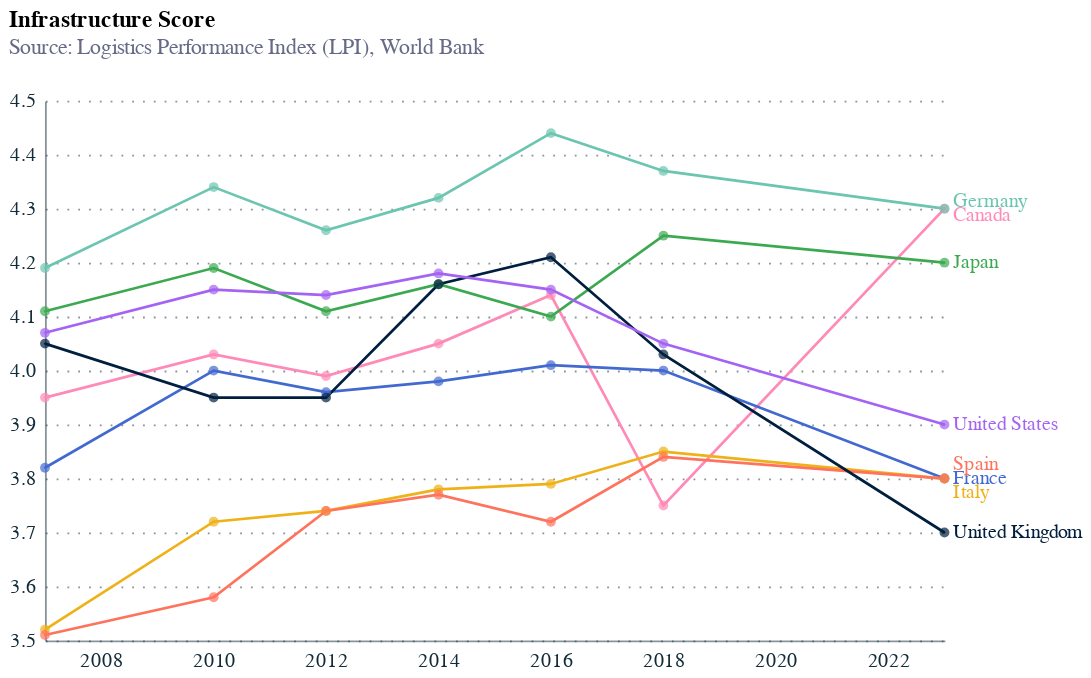

Write notebook code for a chart like this one.
### Code cell
chart = alt.Chart(df2).mark_line(point=True).encode(
    x=alt.X('Year:T', title=''),
    y=alt.Y('Score:Q', title='', scale=alt.Scale(domain=[3.5, 4.5])),
    color=alt.Color('Country:N', legend=None, scale=alt.Scale(domain=["United Kingdom", "France", "Italy", "Spain", "Germany", "Japan", "Canada", "United States"], range=["#001f3f", "#4269d0", "#efb118", "#ff725c", "#6cc5b0", "#3ca951", "#ff8ab7", "#a463f2", "#97bbf5", "#9c6b4e"] 
    )),
    size=alt.condition(
        alt.datum.Country == " United Kingdom",
        alt.value(1.5),  
        alt.value(1.5)  
    ),
    strokeDash=alt.condition(
        alt.datum.Country == " United Kingdom",
        alt.value([0]),
        alt.value([0])   
    )
).properties(
    width=500,
    height=300,
    title={
        "text": "Infrastructure Score",
        "anchor": "start",
        "subtitle": [ "Source: Logistics Performance Index (LPI), World Bank", ""],
        "subtitleColor": "#676A86"})

points = alt.Chart(df2).mark_point(filled=True, size=30).encode(
    x=alt.X('Year:T'),
    y=alt.Y('Score:Q'),
    color=alt.Color('Country:N', legend=None)
)

text = alt.Chart(df2).mark_text(
    align='left',
    dx=5,
    dy={
            "expr": "datum.Country == 'Germany' ? -4 : datum.Country == 'Canada' ? 4 : datum.Country == 'Spain' ? -8 : datum.Country == 'Italy' ? 8 : 0"
          }
).encode(
    alt.X('Year:T', aggregate='max'),
    alt.Y('Score:Q', aggregate={'argmax': 'Year'}),
    text='Country:N',
    color = 'Country:N'
)  


chart2 = chart + text + points
chart2

### Figure 1 — Vega-Lite specification as saved in the notebook (floating-point values rounded to 4 significant figures)
{"config": {"font": "Circular Std", "mark": {"line": {"interpolate": "linear"}}, "view": {"stroke": "transparent", "width": 400, "height": 300}, "range": {"category": ["#179fdb", "#e6224b", "#f4c245", "#122b39", "#eb5c2e", "#36b7b4"], "diverging": ["#E6224B", "#E54753", "#C9C9C9", "#179FDB", "#122B39"], "heatmap": ["#C9C9C9", "#179FDB", "#0063AF", "#122B39"], "ordinal": ["#00A767", "#36B7B4", "#179FDB", "#0063AF", "#243B5A"]}, "axisX": {"labelColor": "#122b39", "tickColor": "#122b39", "domainColor": "#122b39", "domainOpacity": 0.5, "gridOpacity": 0, "labelFont": "Circular Std", "labelAngle": 0, "labelAlign": "center", "labelFontSize": 11, "labelPadding": 5, "tickCount": 10, "tickSize": 0, "title": ""}, "axisY": {"labelColor": "#122b39", "labelFont": "Circular Std", "tickColor": "#122b39", "domainColor": "#122b39", "gridColor": "#122b39", "gridDash": [1, 5], "gridOpacity": 0.5, "labelPadding": 5, "labelFontSize": 11, "domainOpacity": 0.5, "tickSize": 0, "title": null, "titleAlign": "left", "titleAngle": 0, "titleBaseline": "bottom", "titleColor": "#122b39", "titleOpacity": 0.9, "titleX": 0, "titleY": -7}}, "layer": [{"mark": {"type": "line", "point": true}, "encoding": {"color": {"field": "Country", "legend": null, "scale": {"domain": ["United Kingdom", "France", "Italy", "Spain", "Germany", "Japan", "Canada", "United States"], "range": ["#001f3f", "#4269d0", "#efb118", "#ff725c", "#6cc5b0", "#3ca951", "#ff8ab7", "#a463f2", "#97bbf5", "#9c6b4e"]}, "type": "nominal"}, "size": {"condition": {"test": "(datum.Country === ' United Kingdom')", "value": 1.5}, "value": 1.5}, "strokeDash": {"condition": {"test": "(datum.Country === ' United Kingdom')", "value": [0]}, "value": [0]}, "x": {"field": "Year", "title": "", "type": "temporal"}, "y": {"field": "Score", "scale": {"domain": [3.5, 4.5]}, "title": "", "type": "quantitative"}}, "title": {"text": "Infrastructure Score", "anchor": "start", "subtitle": ["Source: Logistics Performance Index (LPI), World Bank", ""], "subtitleColor": "#676A86"}}, {"mark": {"type": "text", "align": "left", "dx": 5, "dy": {"expr": "datum.Country == 'Germany' ? -4 : datum.Country == 'Canada' ? 4 : datum.Country == 'Spain' ? -8 : datum.Country == 'Italy' ? 8 : 0"}}, "encoding": {"color": {"field": "Country", "type": "nominal"}, "text": {"field": "Country", "type": "nominal"}, "x": {"aggregate": "max", "field": "Year", "type": "temporal"}, "y": {"aggregate": {"argmax": "Year"}, "field": "Score", "type": "quantitative"}}}, {"mark": {"type": "point", "filled": true, "size": 30}, "encoding": {"color": {"field": "Country", "legend": null, "type": "nominal"}, "x": {"field": "Year", "type": "temporal"}, "y": {"field": "Score", "type": "quantitative"}}}], "data": {"name": "data-66756963c02ac932cbd22c38d6de837a"}, "height": 300, "width": 500, "$schema": "https://vega.github.io/schema/vega-lite/v5.17.0.json", "datasets": {"data-66756963c02ac932cbd22c38d6de837a": [{"Country": "Canada", "Code": "CAN", "Score": 3.95, "Year": "2007-01-01"}, {"Country": "Canada", "Code": "CAN", "Score": 4.03, "Year": "2010-01-01"}, {"Country": "Canada", "Code": "CAN", "Score": 3.99, "Year": "2012-01-01"}, {"Country": "Canada", "Code": "CAN", "Score": 4.05, "Year": "2014-01-01"}, {"Country": "Canada", "Code": "CAN", "Score": 4.14, "Year": "2016-01-01"}, {"Country": "Canada", "Code": "CAN", "Score": 3.75, "Year": "2018-01-01"}, {"Country": "Canada", "Code": "CAN", "Score": 4.3, "Year": "2023-01-01"}, {"Country": "France", "Code": "FRA", "Score": 3.82, "Year": "2007-01-01"}, {"Country": "France", "Code": "FRA", "Score": 4.0, "Year": "2010-01-01"}, {"Country": "France", "Code": "FRA", "Score": 3.96, "Year": "2012-01-01"}, {"Country": "France", "Code": "FRA", "Score": 3.98, "Year": "2014-01-01"}, {"Country": "France", "Code": "FRA", "Score": 4.01, "Year": "2016-01-01"}, {"Country": "France", "Code": "FRA", "Score": 4.0, "Year": "2018-01-01"}, {"Country": "France", "Code": "FRA", "Score": 3.8, "Year": "2023-01-01"}, {"Country": "Germany", "Code": "DEU", "Score": 4.19, "Year": "2007-01-01"}, {"Country": "Germany", "Code": "DEU", "Score": 4.34, "Year": "2010-01-01"}, {"Country": "Germany", "Code": "DEU", "Score": 4.26, "Year": "2012-01-01"}, {"Country": "Germany", "Code": "DEU", "Score": 4.32, "Year": "2014-01-01"}, {"Country": "Germany", "Code": "DEU", "Score": 4.44, "Year": "2016-01-01"}, {"Country": "Germany", "Code": "DEU", "Score": 4.37, "Year": "2018-01-01"}, {"Country": "Germany", "Code": "DEU", "Score": 4.3, "Year": "2023-01-01"}, {"Country": "Italy", "Code": "ITA", "Score": 3.52, "Year": "2007-01-01"}, {"Country": "Italy", "Code": "ITA", "Score": 3.72, "Year": "2010-01-01"}, {"Country": "Italy", "Code": "ITA", "Score": 3.74, "Year": "2012-01-01"}, {"Country": "Italy", "Code": "ITA", "Score": 3.78, "Year": "2014-01-01"}, {"Country": "Italy", "Code": "ITA", "Score": 3.79, "Year": "2016-01-01"}, {"Country": "Italy", "Code": "ITA", "Score": 3.85, "Year": "2018-01-01"}, {"Country": "Italy", "Code": "ITA", "Score": 3.8, "Year": "2023-01-01"}, {"Country": "Japan", "Code": "JPN", "Score": 4.11, "Year": "2007-01-01"}, {"Country": "Japan", "Code": "JPN", "Score": 4.19, "Year": "2010-01-01"}, {"Country": "Japan", "Code": "JPN", "Score": 4.11, "Year": "2012-01-01"}, {"Country": "Japan", "Code": "JPN", "Score": 4.16, "Year": "2014-01-01"}, {"Country": "Japan", "Code": "JPN", "Score": 4.1, "Year": "2016-01-01"}, {"Country": "Japan", "Code": "JPN", "Score": 4.25, "Year": "2018-01-01"}, {"Country": "Japan", "Code": "JPN", "Score": 4.2, "Year": "2023-01-01"}, {"Country": "Spain", "Code": "ESP", "Score": 3.51, "Year": "2007-01-01"}, {"Country": "Spain", "Code": "ESP", "Score": 3.58, "Year": "2010-01-01"}, {"Country": "Spain", "Code": "ESP", "Score": 3.74, "Year": "2012-01-01"}, {"Country": "Spain", "Code": "ESP", "Score": 3.77, "Year": "2014-01-01"}, {"Country": "Spain", "Code": "ESP", "Score": 3.72, "Year": "2016-01-01"}, {"Country": "Spain", "Code": "ESP", "Score": 3.84, "Year": "2018-01-01"}, {"Country": "Spain", "Code": "ESP", "Score": 3.8, "Year": "2023-01-01"}, {"Country": "United Kingdom", "Code": "GBR", "Score": 4.05, "Year": "2007-01-01"}, {"Country": "United Kingdom", "Code": "GBR", "Score": 3.95, "Year": "2010-01-01"}, {"Country": "United Kingdom", "Code": "GBR", "Score": 3.95, "Year": "2012-01-01"}, {"Country": "United Kingdom", "Code": "GBR", "Score": 4.16, "Year": "2014-01-01"}, {"Country": "United Kingdom", "Code": "GBR", "Score": 4.21, "Year": "2016-01-01"}, {"Country": "United Kingdom", "Code": "GBR", "Score": 4.03, "Year": "2018-01-01"}, {"Country": "United Kingdom", "Code": "GBR", "Score": 3.7, "Year": "2023-01-01"}, {"Country": "United States", "Code": "USA", "Score": 4.07, "Year": "2007-01-01"}, {"Country": "United States", "Code": "USA", "Score": 4.15, "Year": "2010-01-01"}, {"Country": "United States", "Code": "USA", "Score": 4.14, "Year": "2012-01-01"}, {"Country": "United States", "Code": "USA", "Score": 4.18, "Year": "2014-01-01"}, {"Country": "United States", "Code": "USA", "Score": 4.15, "Year": "2016-01-01"}, {"Country": "United States", "Code": "USA", "Score": 4.05, "Year": "2018-01-01"}, {"Country": "United States", "Code": "USA", "Score": 3.9, "Year": "2023-01-01"}]}}
